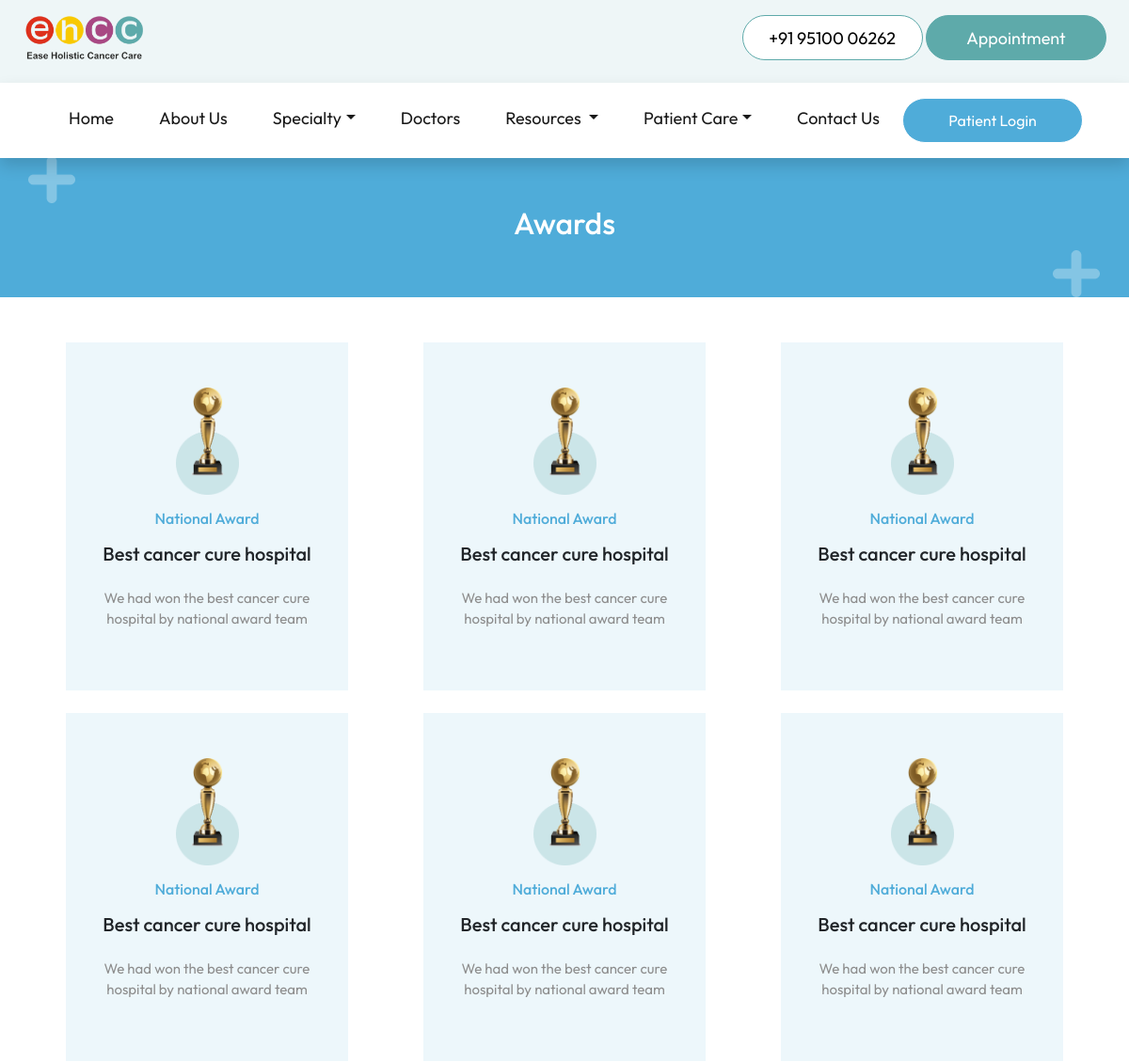
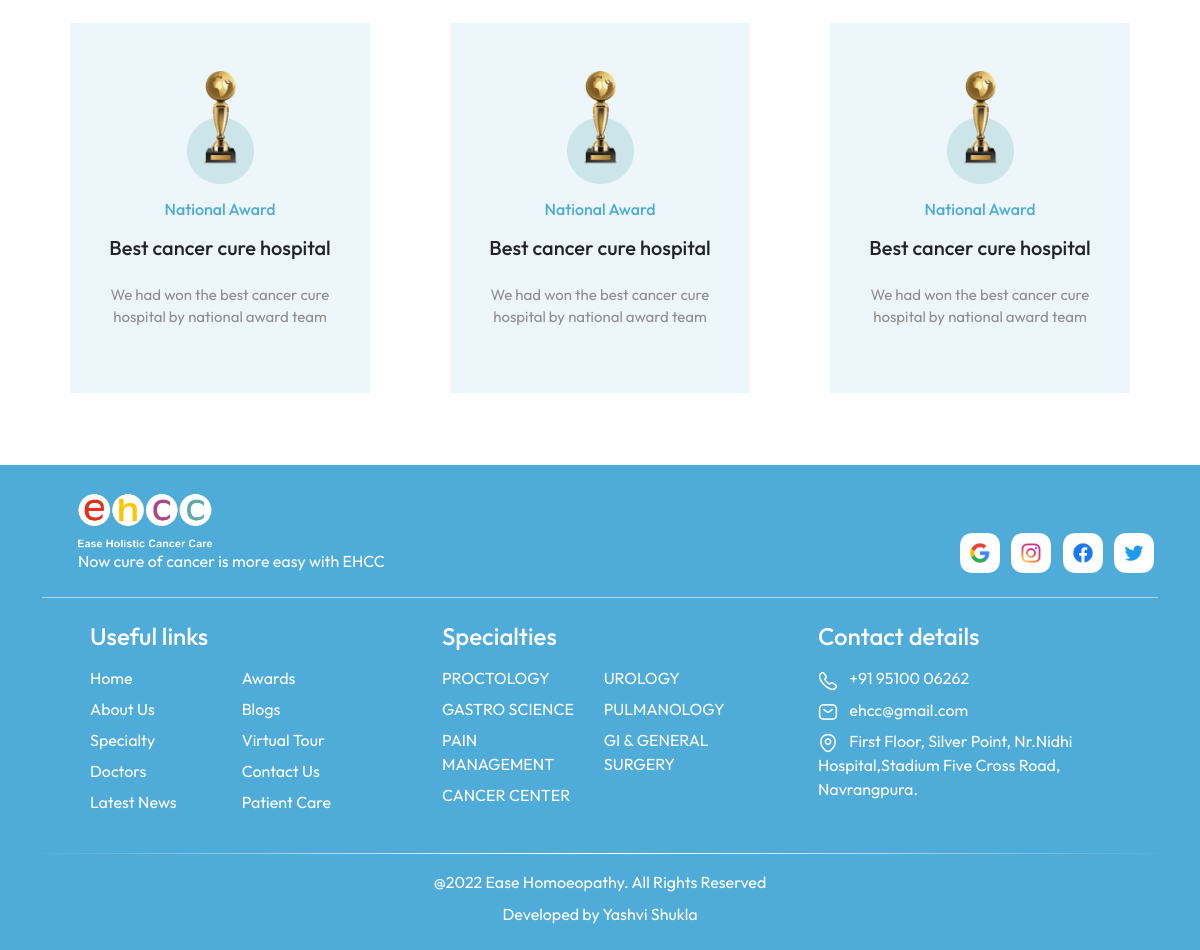
The app's page /awards/ with its own data (2 pictures, top to bottom).
### tables this page shows
CREATE TABLE "awards" (
	"type"	TEXT,
	"title"	TEXT,
	"description"	TEXT,
	"image"	TEXT
, "id"	INTEGER);

CREATE TABLE "social_links" (
	"social_name"	TEXT,
	"social_link"	TEXT
);

CREATE TABLE "specialty" (
	"id"	INTEGER,
	"name"	TEXT,
	"description"	TEXT
, "illustration"	TEXT);

### flask_app.py (the view)
@app.route('/awards/')
def awards():
    database_connection = sqlite3.connect(database_location)
    database_cursor = database_connection.cursor()
    data = database_cursor.execute("SELECT * FROM awards")
    data = data.fetchall()
    return render_template('awards.html', data=data,social_links=social_links, navbar_specialties=navbar_specialties, navbar_diseases=navbar_diseases)

### templates/awards.html (shortened to what this page needs)
<!DOCTYPE html>
<html lang="en">
<head>
  <link href="https://cdn.jsdelivr.net/npm/bootstrap@5.2.0/dist/css/bootstrap.min.css" rel="stylesheet"
>
  <link rel="stylesheet" href="../static/stylesheets/common.css">
  <link rel="stylesheet" href="../static/stylesheets/awards.css">
</head>
<body>
  {% include 'navbar.html' %}
  <header>
    <div class="container h-100 mt-3">
      <div class="row h-100 align-items-center">
        <h2 class="text-center text-white">
          Awards
        </h2>
      </div>
    </div>
  </header>
  <section>
    <div class="container my-5">
      <div class="row">
        {% for award in data %}
        <div class="col-xl-4 col-lg-6 px-2 mb-4 text-center">
          <div class="award_container py-5 px-3">
            <img src="{{award[3]}}" class="w-25" alt="">
            <h6 class="mt-3">
              {{award[0]}}
            </h6>
            <h5 class="mt-3">
              {{award[1]}}
            </h5>
            <p class="mt-4">
              {{award[2]}}
            </p>
          </div>
        </div>
        {% endfor %}
      </div>
    </div>
  </section>
  {% include 'footer.html' %}
</body>
</html>

### templates/footer.html (shortened to what this page needs)
<div class="footer">
    <div class="container">
        <div class="row align-items-end">
            <div class="col-md-8 px-md-5 mt-4 mb-3">
                <img src="../../static/images/logo/footer_logo.png" alt="Hospital logo" height="60" />
                <p class="text-white mb-0">
                    Now cure of cancer is more easy with EHCC
                </p>
            </div>
            <div class="col-md-4 pt-4 mb-3 text-md-end">
                {% for social in social_links %}
                <a href="{{social[1]}}">
                    <img src="../../static/images/logo/{{social[0]}}_icon.png" alt="{{social[0]}} logo"
                        class="img-fluid mx-1" style="height: 40px; width: auto;" />
                </a>
                {% endfor %}
            </div>
        </div>
        <div class="footer_line mt-2"></div>
        <div class="row text-white pt-4 ps-md-5 footer_links align-items-start">
            <div class="col-md-4 col-sm-6 mb-4">
                <h4 class="mb-3">Useful links</h4>
                <div class="row">
                    <div class="col-xl-5 col-sm-12 col-6">
                        <a href="/">
                            <p>Home</p>
                        </a>
                        <a href="/about/">
                            <p>About Us</p>
                        </a>
                        <a href="/specialty/">
                            <p>Specialty</p>
                        </a>
                        <a href="/doctors/">
                            <p>Doctors</p>
                        </a>
                        <a href="/news/">
                            <p>Latest News</p>
                        </a>
                    </div>
                    <div class="col-xl-5 col-sm-12 col-6">
                        <a href="/awards/">
                            <p>Awards</p>
                        </a>
                        <a href="/blogs/">
                            <p>Blogs</p>
                        </a>
                        <a href="/virtualTour/">
                            <p>Virtual Tour</p>
                        </a>
                        <a href="/contact/">
                            <p>Contact Us</p>
                        </a>
                        <a href="#">
                            <p>Patient Care</p>
                        </a>
                    </div>
                </div>
            </div>
            <div class="col-md-4 col-sm-6 mb-4 g-md-0">
                <h4 class="mb-3">
                    <a href="/specialty/">
                        Specialties
                    </a>
                </h4>
                <div class="row">
                    <div class="col-xl-5 col-sm-12 col-6">
                        {% for i in range (0,navbar_specialties|length) %}
                        <a href="/diseases/{{navbar_specialties[i][0]}}/">
                            <p>
                                {{ navbar_specialties[i][1] }}
                            </p>
                        </a>
                        {% endfor %}
                    </div>
                    {% if navbar_specialties|length > 4 %}
                    <div class="col-xl-5 col-sm-12 col-6">
                        {% for i in range (4,navbar_specialties|length) %}
                        <a href="/diseases/{{navbar_specialties[i][0]}}/">
                            <p>
                                {{ navbar_specialties[i][1] }}
                            </p>
                        </a>
                        {% endfor %}
                    </div>
                    {% endif %}
                </div>
            </div>
            <div class="col-md-4 col-sm-12">
                <h4 class="mb-3">Contact details</h4>
                <p>
                    <a href="tel:919510006262">
                        <img src="../../static/images/logo/footercall_icon.png" alt="call logo" />
                        <span class="ps-2">+91 95100 06262</span>
                    </a>
                </p>
                <p>
                    <a href="mailto:ehcc@gmail.com">
                        <img src="../../static/images/logo/mail_icon.png" alt="mail icon" />
                        <span class="ps-2">ehcc@gmail.com</span>
                    </a>
                </p>
                <p>
                    <a href="https://goo.gl/maps/SUXSNEnxhgQroknp9" target="_blank">
                        <img src="../../static/images/logo/location_icon.png" alt="location icon" />
                        <span class="ps-2">
                            First Floor, Silver Point, Nr.Nidhi Hospital,Stadium Five Cross Road, Navrangpura.
                        </span>
                    </a>
                </p>
            </div>
        </div>
        <div class="row my-2">
            <div class="footer_line_2"></div>
        </div>
        <div class="row text-white">
            <div class="py-2 text-center">
                @2022 Ease Homoeopathy. All Rights Reserved
            </div>
            <div class="text-center">
                Developed by <a href="" class="footer_credit">Yashvi Shukla</a></br></br>
            </div>
        </div>
    </div>
</div>

### static/stylesheets/common.css (style rules this page uses)
html, body { overflow-x: hidden; }
body { margin-top: 150px; }
* { margin: 0; padding: 0; box-sizing: border-box; font-family: "Outfit", sans-serif; }
:root { --nav-color: #EEF6F7; --primary-color: #5eaaaa; --heading-color: #4facd9; --section-background-color: #cae6f4; --contact-background-color: #284f4f; }
a { color: unset; text-decoration: none; cursor: pointer; }
.footer { background-color: var(--heading-color); }
.footer_line { height: 1px; background-color: rgba(255, 255, 255, 0.521); }
.footer_line_2 { height: 1px; background: linear-gradient(to right, rgba(40, 79, 79, 0) 0%, white 50%, rgba(40, 79, 79, 0) 100%); }
.footer_credit { text-decoration: none; color: white; }
.footer_links p { margin-bottom: 7px !important; cursor: pointer; }

### static/stylesheets/awards.css (style rules this page uses)
header { background: url(../images/elements/header_title.png) no-repeat; height: 150px; width: 100%; background-size: cover; background-position: center; }
.award_container { background-color: #edf7fb !important; width: 300px; margin: auto; }
h6 { color: #4facd9; }
.award_container p { font-size: 15px; color: #8d8d8d; }

### records on screen
awards: image (picture), type "National Award", title "Best cancer cure hospital", description "We had won the best cancer cure hospital by national award team"
awards: image (picture), type "National Award", title "Best cancer cure hospital", description "We had won the best cancer cure hospital by national award team"
awards: image (picture), type "National Award", title "Best cancer cure hospital", description "We had won the best cancer cure hospital by national award team"
awards: image (picture), type "National Award", title "Best cancer cure hospital", description "We had won the best cancer cure hospital by national award team"
awards: image (picture), type "National Award", title "Best cancer cure hospital", description "We had won the best cancer cure hospital by national award team"
awards: image (picture), type "National Award", title "Best cancer cure hospital", description "We had won the best cancer cure hospital by national award team"
awards: image (picture), type "National Award", title "Best cancer cure hospital", description "We had won the best cancer cure hospital by national award team"
awards: image (picture), type "National Award", title "Best cancer cure hospital", description "We had won the best cancer cure hospital by national award team"
awards: image (picture), type "National Award", title "Best cancer cure hospital", description "We had won the best cancer cure hospital by national award team"
social_links: social_name (picture)
social_links: social_name (picture)
social_links: social_name (picture)
social_links: social_name (picture)
specialty: name "PROCTOLOGY"
specialty: name "GASTRO SCIENCE"
specialty: name "PAIN MANAGEMENT"
specialty: name "CANCER CENTER"
specialty: name "UROLOGY"
specialty: name "PULMANOLOGY"
specialty: name "GI & GENERAL SURGERY"
